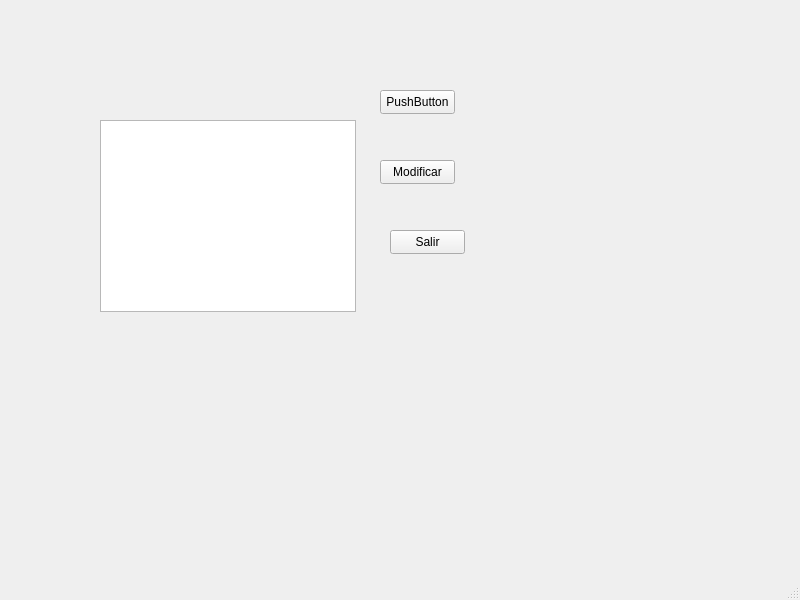
<?xml version="1.0" encoding="UTF-8"?>
<ui version="4.0">
 <class>MainWindow</class>
 <widget class="QMainWindow" name="MainWindow">
  <property name="geometry">
   <rect>
    <x>0</x>
    <y>0</y>
    <width>800</width>
    <height>600</height>
   </rect>
  </property>
  <property name="windowTitle">
   <string>MainWindow</string>
  </property>
  <widget class="QWidget" name="centralwidget">
   <widget class="QPushButton" name="btnModificar">
    <property name="geometry">
     <rect>
      <x>380</x>
      <y>160</y>
      <width>75</width>
      <height>24</height>
     </rect>
    </property>
    <property name="text">
     <string>Modificar</string>
    </property>
   </widget>
   <widget class="QPushButton" name="pushButton_2">
    <property name="geometry">
     <rect>
      <x>380</x>
      <y>90</y>
      <width>75</width>
      <height>24</height>
     </rect>
    </property>
    <property name="text">
     <string>PushButton</string>
    </property>
   </widget>
   <widget class="QPushButton" name="btnSalir">
    <property name="geometry">
     <rect>
      <x>390</x>
      <y>230</y>
      <width>75</width>
      <height>24</height>
     </rect>
    </property>
    <property name="text">
     <string>Salir</string>
    </property>
   </widget>
   <widget class="QListWidget" name="listWidget">
    <property name="geometry">
     <rect>
      <x>100</x>
      <y>120</y>
      <width>256</width>
      <height>192</height>
     </rect>
    </property>
   </widget>
  </widget>
  <widget class="QMenuBar" name="menubar">
   <property name="geometry">
    <rect>
     <x>0</x>
     <y>0</y>
     <width>800</width>
     <height>33</height>
    </rect>
   </property>
  </widget>
  <widget class="QStatusBar" name="statusbar"/>
 </widget>
 <resources/>
 <connections/>
</ui>
